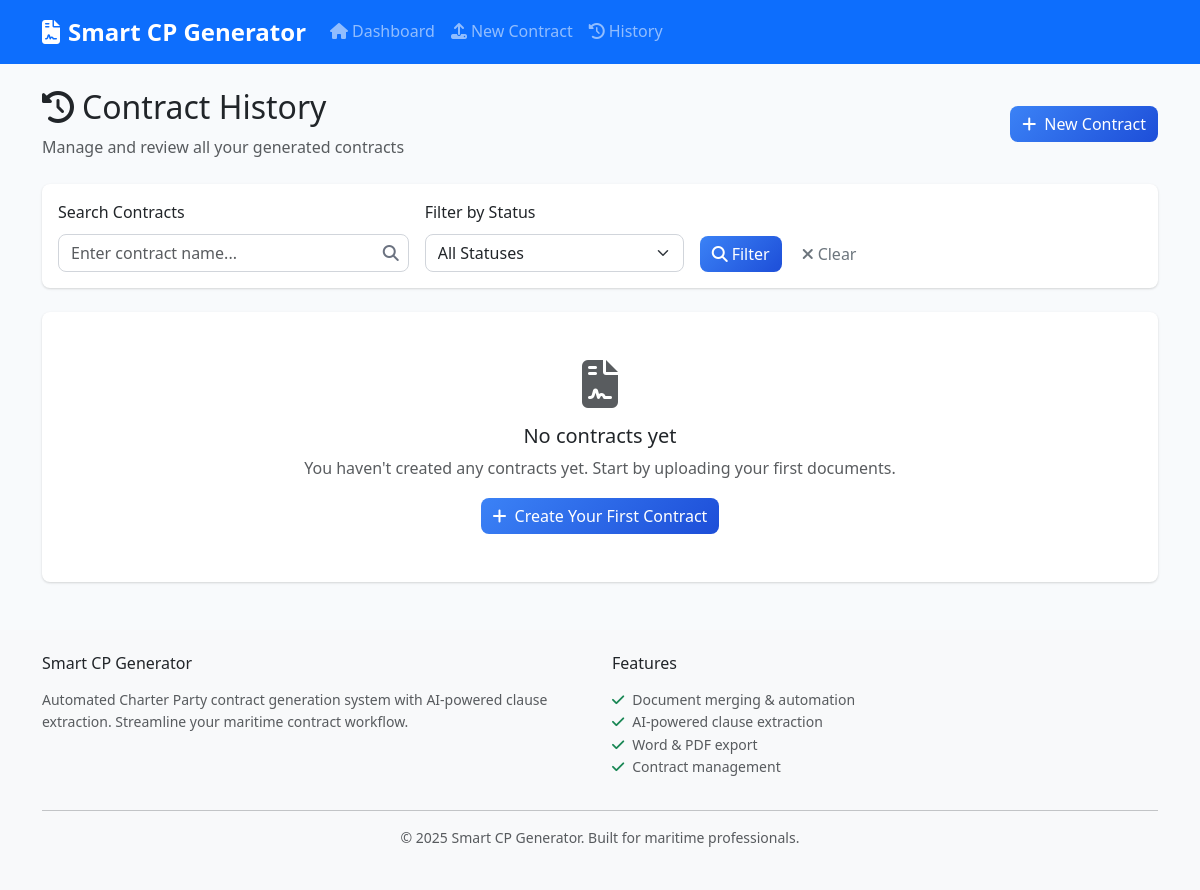
Before: /history with the older database file.
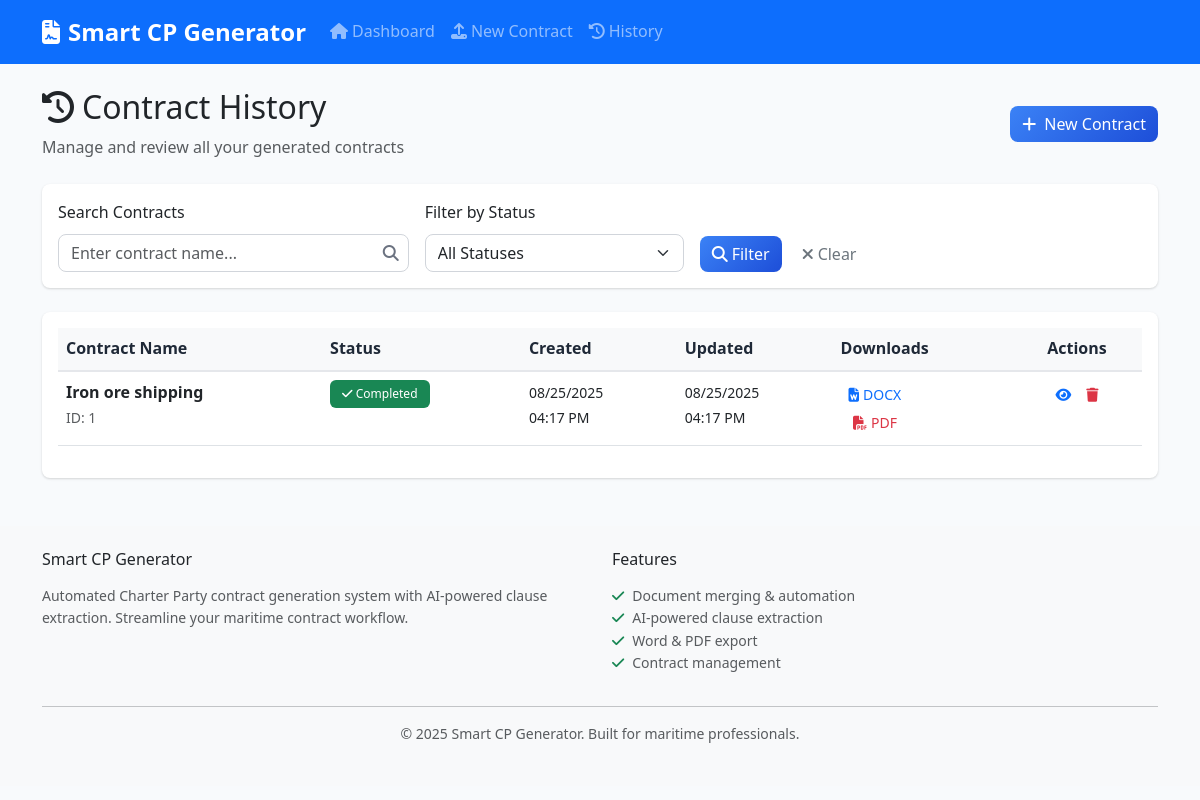
After: the same page with the newer database file.
### models.py (models this page shows, shortened)
class Contract(db.Model):
    id = db.Column(db.Integer, primary_key=True)
    contract_name = db.Column(db.String(255), nullable=False)
    fixture_recap_content = db.Column(Text)
    base_cp_content = db.Column(Text)
    negotiated_clauses_content = db.Column(Text)
    final_contract_content = db.Column(Text)
    extracted_clauses = db.Column(Text)  # JSON string of extracted clauses
    created_at = db.Column(db.DateTime, default=datetime.utcnow)
    updated_at = db.Column(db.DateTime, default=datetime.utcnow, onupdate=datetime.utcnow)
    status = db.Column(db.String(50), default='draft')  # draft, processing, completed, error
    docx_path = db.Column(db.String(255))
    pdf_path = db.Column(db.String(255))

### routes.py (the view)
@app.route('/history')
def contract_history():
    page = request.args.get('page', 1, type=int)
    status_filter = request.args.get('status', '')
    search_term = request.args.get('search', '')
    query = Contract.query
    if status_filter:
        query = query.filter_by(status=status_filter)
    if search_term:
        query = query.filter(Contract.contract_name.contains(search_term))
    contracts = query.order_by(Contract.updated_at.desc()).paginate(
        page=page, per_page=10, error_out=False
    )
    return render_template('history.html', contracts=contracts,
                         status_filter=status_filter, search_term=search_term)

### templates/history.html (shortened to what the changed rows need)
{% extends "base.html" %}
{% block content %}
<div class="row">
    <div class="col-12 mb-4">
        <div class="d-flex justify-content-between align-items-center">
            <div>
                <h2>
                    <i class="fas fa-history me-2"></i>Contract History
                </h2>
            </div>
        </div>
    </div>
</div>
<div class="row">
    <div class="col-12">
        {% if contracts.items %}
            <div class="card">
                <div class="card-body">
                    <div class="table-responsive">
                        <table class="table table-hover">
                            <thead class="table-light">
                                <tr>
                                    <th>Contract Name</th>
                                    <th>Status</th>
                                    <th>Created</th>
                                    <th>Updated</th>
                                    <th>Downloads</th>
                                    <th class="text-center">Actions</th>
                                </tr>
                            </thead>
                            <tbody>
                                {% for contract in contracts.items %}
                                <tr>
                                    <td>
                                        <strong>{{ contract.contract_name }}</strong>
                                        <br>
                                        <small class="text-muted">ID: {{ contract.id }}</small>
                                    </td>
                                    <td>
                                        <span class="badge bg-{{ 'success' if contract.status == 'completed' else 'warning' if contract.status == 'processing' else 'danger' if contract.status == 'error' else 'secondary' }}">
                                            <i class="fas fa-{{ 'check' if contract.status == 'completed' else 'clock' if contract.status == 'processing' else 'exclamation-triangle' if contract.status == 'error' else 'edit' }}"></i>
                                            {{ contract.status.title() }}
                                        </span>
                                    </td>
                                    <td>
                                        <small>{{ contract.created_at.strftime('%m/%d/%Y<br>%I:%M %p') | safe if contract.created_at else 'N/A' }}</small>
                                    </td>
                                    <td>
                                        <small>{{ contract.updated_at.strftime('%m/%d/%Y<br>%I:%M %p') | safe if contract.updated_at else 'N/A' }}</small>
                                    </td>
                                    <td>
                                        <div class="btn-group-vertical btn-group-sm" role="group">
                                            {% if contract.docx_path %}
                                                <a href="{{ url_for('download_file', contract_id=contract.id, file_type='docx') }}"
                                                   class="btn btn-outline-primary btn-sm">
                                                    <i class="fas fa-file-word me-1"></i>DOCX
                                                </a>
                                            {% endif %}
                                            {% if contract.pdf_path %}
                                                <a href="{{ url_for('download_file', contract_id=contract.id, file_type='pdf') }}"
                                                   class="btn btn-outline-danger btn-sm">
                                                    <i class="fas fa-file-pdf me-1"></i>PDF
                                                </a>
                                            {% endif %}
                                        </div>
                                    </td>
                                    <td class="text-center">
                                        <div class="btn-group" role="group">
                                            <a href="{{ url_for('preview_contract', contract_id=contract.id) }}"
                                               class="btn btn-outline-primary btn-sm" title="View Contract">
                                                <i class="fas fa-eye"></i>
                                            </a>
                                            <button type="button" class="btn btn-outline-danger btn-sm"
                                                    title="Delete Contract"
                                                    onclick="deleteContract({{ contract.id }}, '{{ contract.contract_name }}')">
                                                <i class="fas fa-trash"></i>
                                            </button>
                                        </div>
                                    </td>
                                </tr>
                                {% endfor %}
                            </tbody>
                        </table>
                    </div>
                </div>
            </div>
        {% else %}
            <div class="card">
                <div class="card-body text-center py-5">
                    {% if search_term or status_filter %}
                        <i class="fas fa-search fa-3x text-muted mb-3"></i>
                        <h5>No contracts found</h5>
                        <p class="text-muted">No contracts match your current filters.</p>
                        <a href="{{ url_for('contract_history') }}" class="btn btn-primary">
                            <i class="fas fa-times me-2"></i>Clear Filters
                        </a>
                    {% else %}
                        <i class="fas fa-file-contract fa-3x text-muted mb-3"></i>
                        <h5>No contracts yet</h5>
                        <p class="text-muted">You haven't created any contracts yet. Start by uploading your first documents.</p>
                        <a href="{{ url_for('upload_documents') }}" class="btn btn-primary">
                            <i class="fas fa-plus me-2"></i>Create Your First Contract
                        </a>
                    {% endif %}
                </div>
            </div>
        {% endif %}
    </div>
</div>
{% endblock %}

Changed rows visible on the page:
added Contract: contract_name "Iron ore shipping", id "1", status "Completed", created_at "08/25/2025 04:17 PM", updated_at "08/25/2025 04:17 PM"
Other visible differences:
text no longer shown: "No contracts yet You haven't created any contracts yet. Start by uploading your first documents. Create Your First Contract"
text now shown: "Contract Name Status Created Updated Downloads Actions"
